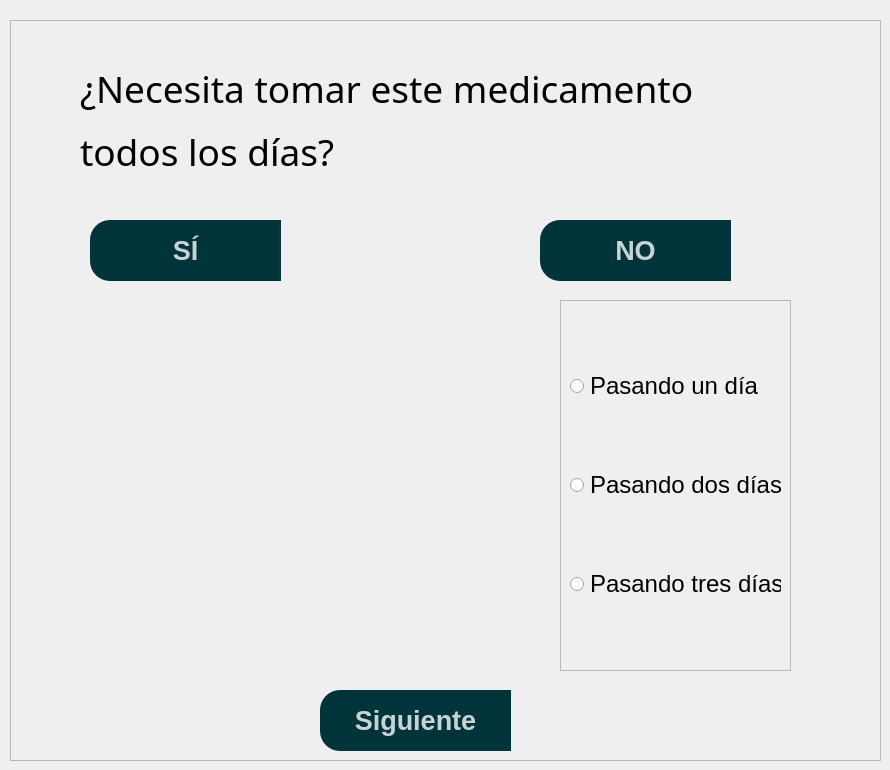
               <widget class="QWidget" name="pageDias">
                <widget class="QFrame" name="frame_5">
                 <property name="geometry">
                  <rect>
                   <x>10</x>
                   <y>20</y>
                   <width>871</width>
                   <height>741</height>
                  </rect>
                 </property>
                 <property name="styleSheet">
                  <string notr="true">QPushButton{
	background-color:rgba(0, 52, 59, 1);
	color:rgba(255,255,255,200);
	border-top-left-radius: 20px;
	border-bottom-left-radius: 20px
}
QPushButton:pressed{
	padding-left:5px;
	padding-top:5px;
	background-color:rgba(0, 119, 123, 1);
	background-position:calc(100% - 10px)center;
	border-top-left-radius: 20px;
	border-bottom-left-radius: 20px
}
QPushButton:hover{
	background-color:rgba(0, 174, 173, 1);
	border-top-left-radius: 20px;
	border-bottom-left-radius: 20px
}
</string>
                 </property>
                 <property name="frameShape">
                  <enum>QFrame::StyledPanel</enum>
                 </property>
                 <property name="frameShadow">
                  <enum>QFrame::Raised</enum>
                 </property>
                 <widget class="QLabel" name="label_9">
                  <property name="enabled">
                   <bool>true</bool>
                  </property>
                  <property name="geometry">
                   <rect>
                    <x>70</x>
                    <y>40</y>
                    <width>791</width>
                    <height>121</height>
                   </rect>
                  </property>
                  <property name="minimumSize">
                   <size>
                    <width>301</width>
                    <height>0</height>
                   </size>
                  </property>
                  <property name="font">
                   <font>
                    <family>Arial Black</family>
                    <pointsize>12</pointsize>
                    <weight>10</weight>
                    <italic>false</italic>
                    <bold>false</bold>
                   </font>
                  </property>
                  <property name="text">
                   <string>&lt;html&gt;&lt;head/&gt;&lt;body&gt;&lt;p&gt;&lt;span style=&quot; font-size:28pt;&quot;&gt;¿Necesita tomar este medicamento&lt;/span&gt;&lt;/p&gt;&lt;p&gt;&lt;span style=&quot; font-size:28pt;&quot;&gt;todos los días?&lt;/span&gt;&lt;/p&gt;&lt;/body&gt;&lt;/html&gt;</string>
                  </property>
                 </widget>
                 <widget class="QPushButton" name="pushButtonFrecuenciaSi">
                  <property name="geometry">
                   <rect>
                    <x>80</x>
                    <y>200</y>
                    <width>191</width>
                    <height>61</height>
                   </rect>
                  </property>
                  <property name="font">
                   <font>
                    <pointsize>20</pointsize>
                    <weight>75</weight>
                    <bold>true</bold>
                   </font>
                  </property>
                  <property name="text">
                   <string>SÍ</string>
                  </property>
                 </widget>
                 <widget class="QPushButton" name="pushButtonFrecuenciaNo">
                  <property name="geometry">
                   <rect>
                    <x>530</x>
                    <y>200</y>
                    <width>191</width>
                    <height>61</height>
                   </rect>
                  </property>
                  <property name="font">
                   <font>
                    <pointsize>20</pointsize>
                    <weight>75</weight>
                    <bold>true</bold>
                   </font>
                  </property>
                  <property name="text">
                   <string>NO</string>
                  </property>
                 </widget>
                 <widget class="QFrame" name="frame_6">
                  <property name="geometry">
                   <rect>
                    <x>550</x>
                    <y>280</y>
                    <width>231</width>
                    <height>371</height>
                   </rect>
                  </property>
                  <property name="frameShape">
                   <enum>QFrame::StyledPanel</enum>
                  </property>
                  <property name="frameShadow">
                   <enum>QFrame::Raised</enum>
                  </property>
                  <layout class="QVBoxLayout" name="verticalLayout_7">
                   <item>
                    <widget class="QRadioButton" name="radioButtonUnDia">
                     <property name="font">
                      <font>
                       <pointsize>18</pointsize>
                      </font>
                     </property>
                     <property name="text">
                      <string>Pasando un día</string>
                     </property>
                    </widget>
                   </item>
                   <item>
                    <widget class="QRadioButton" name="radioButtonDosDias">
                     <property name="font">
                      <font>
                       <pointsize>18</pointsize>
                      </font>
                     </property>
                     <property name="text">
                      <string>Pasando dos días</string>
                     </property>
                    </widget>
                   </item>
                   <item>
                    <widget class="QRadioButton" name="radioButtonTresDias">
                     <property name="font">
                      <font>
                       <pointsize>18</pointsize>
                      </font>
                     </property>
                     <property name="text">
                      <string>Pasando tres días</string>
                     </property>
                    </widget>
                   </item>
                  </layout>
                 </widget>
                 <widget class="QPushButton" name="pushButtonNext2">
                  <property name="enabled">
                   <bool>false</bool>
                  </property>
                  <property name="geometry">
                   <rect>
                    <x>310</x>
                    <y>670</y>
                    <width>191</width>
                    <height>61</height>
                   </rect>
                  </property>
                  <property name="font">
                   <font>
                    <pointsize>20</pointsize>
                    <weight>75</weight>
                    <bold>true</bold>
                   </font>
                  </property>
                  <property name="text">
                   <string>Siguiente</string>
                  </property>
                 </widget>
                </widget>
               </widget>
